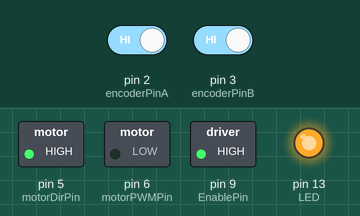
A sketch run on a simulated Arduino Uno, built with avr-gcc and run on an emulated ATmega328P. On the bench: switched loads named in the sketch (green lamp = pin HIGH), output pins drawn as LEDs (lit = HIGH). Inputs (shaded band) come from the test bench; at power-on: pin 2 (encoderPinA) HIGH, pin 3 (encoderPinB) HIGH. What the sketch prints to the serial monitor is not drawn.

Above: at 0.1 s.
Timing chart, 0 to 1.6 s (numbered marks = the images above):
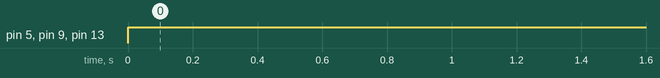

Measured:
- by itself, pin 5 (motorDirPin), pin 9 (EnablePin), pin 13 (LED): LOW → HIGH at 0.00 s

The sketch:

copy_of_dc_motor_encoder_1.ino
```cpp
//Batu Kaan özen Hande yıldırım 141201079 -141202047
//Adjust TargetDegre from here which degre do you want
float targetDeg=360 ;
const int motorDirPin = 5; // Input 1
const int motorPWMPin = 6; // Input 2
const int EnablePin = 9;	// Enable
const int LED = 13;
// encoder pin
const int encoderPinA = 2;
const int encoderPinB = 3;
int encoderPos = 0;
float error;
float previouserror;
float cumerror;
// encoder value change motor turn angles
const float ratio = 360./188.611/48.;
// 360. -> 1 turn
// 188.611 -> Gear Ratio
// 48. -> Encoder: Countable Events Per Revolution (Motor Shaft)

// P control
float Kp = 30;
float Ki = 0.0001;
float kd = 10;
void doEncoderA()
{
  encoderPos += (digitalRead(encoderPinA)==digitalRead(encoderPinB))?1:-1;
}
void doEncoderB()
{
  encoderPos += (digitalRead(encoderPinA)==digitalRead(encoderPinB))?-1:1;
}

void doMotor(bool dir, int vel)
{
  digitalWrite(motorDirPin, dir);
  digitalWrite(LED, dir);
  analogWrite(motorPWMPin, dir?(255 - vel):vel);
}

void setup()
{
  Serial.begin(9600);
  pinMode(encoderPinA, INPUT_PULLUP);
  attachInterrupt(0, doEncoderA, CHANGE);

  pinMode(encoderPinB, INPUT_PULLUP);
  attachInterrupt(1, doEncoderB, CHANGE);

  pinMode(LED, OUTPUT);
  pinMode(motorDirPin, OUTPUT);
  pinMode(EnablePin, OUTPUT);
  cumerror=0;
  previouserror=0;
}

void loop()
{
  cumerror=cumerror+error;
  previouserror=error;
  float motorDeg = float(encoderPos)*ratio;
  error = targetDeg - motorDeg;
  float control = Kp*error+Ki*cumerror+kd*(error-previouserror);
  digitalWrite(EnablePin, 255);
  doMotor((control>=0)?HIGH:LOW, min(abs(control), 255));
  Serial.print("encoderPos : ");
  Serial.print(encoderPos);
  Serial.print("   motorDeg : ");
  Serial.print(float(encoderPos)*ratio);
  Serial.print("   error : ");
  Serial.println(error);

  if( abs(error) < 0.02 ){
    digitalWrite(LED,HIGH);
    while(1);
  }
}
```
